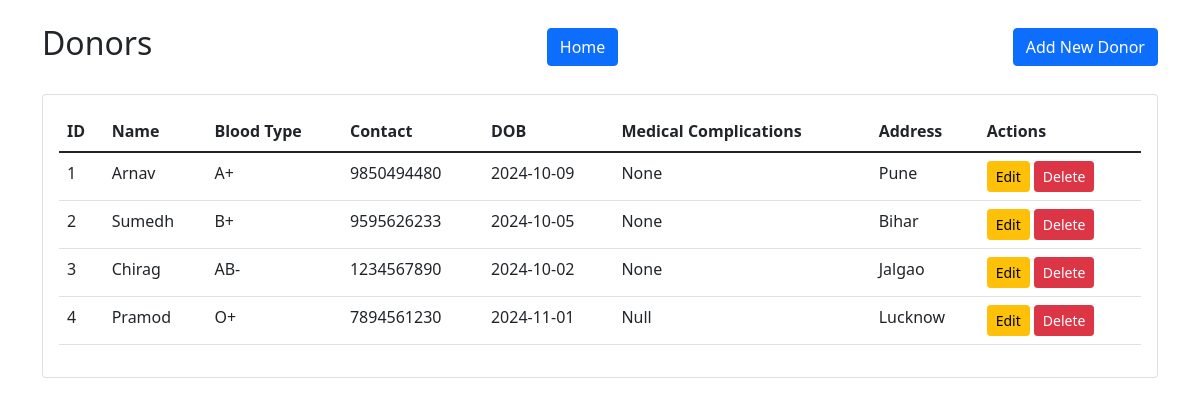
Page /donors on the earlier database version.
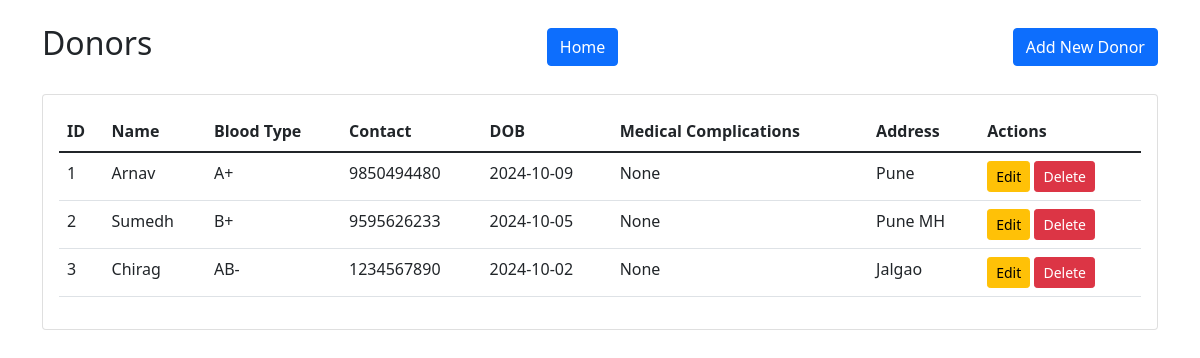
Same page on the later database version.
### models.py (models this page shows)
class Donor(Base):
    __tablename__ = 'donors'
    donor_id = Column(Integer, primary_key=True, autoincrement=True)
    name = Column(String(100), nullable=False)
    date_of_birth = Column(Date, nullable=False)
    blood_type = Column(String(3), nullable=False)
    contact_number = Column(String(15), nullable=False)
    address = Column(String(255))
    medical_complications = Column(Text)
    created_at = Column(DateTime, default=func.now())
    updated_at = Column(DateTime, default=func.now(), onupdate=func.now())
    donations = relationship("Donation", back_populates="donor")
    __table_args__ = (
        CheckConstraint(
            blood_type.in_([bt.value for bt in BloodType]),
            name='valid_blood_type'
        ),
    )

### app.py (the view)
@app.route('/donors')
def donors():
    donors = system.session.query(Donor).all()
    return render_template('donors/index.html', donors=donors)

### templates/donors/index.html
{% extends "base.html" %}
{% block content %}
<div class="d-flex justify-content-between align-items-center mb-4">
    <h2>Donors</h2>
    <a href="{{ url_for('index') }}" class="btn btn-primary">Home</a>
    <a href="{{ url_for('new_donor') }}" class="btn btn-primary">Add New Donor</a>
</div>
<div class="card">
    <div class="card-body">
        <table class="table">
            <thead>
                <tr>
                    <th>ID</th>
                    <th>Name</th>
                    <th>Blood Type</th>
                    <th>Contact</th>
                    <th>DOB</th>
                    <th>Medical Complications</th>
                    <th>Address</th>
                    <th>Actions</th>
                </tr>
            </thead>
            <tbody>
                {% for donor in donors %}
                <tr>
                    <td>{{ donor.donor_id }}</td>
                    <td>{{ donor.name }}</td>
                    <td>{{ donor.blood_type }}</td>
                    <td>{{ donor.contact_number }}</td>
                    <td>{{ donor.date_of_birth.strftime('%Y-%m-%d') }}</td>
                    <td>{{ donor.medical_complications }}</td>
                    <td>{{ donor.address }}</td>
                    <td>
                        <a href="{{ url_for('edit_donor', donor_id=donor.donor_id) }}"
                           class="btn btn-sm btn-warning">Edit</a>
                        <form action="{{ url_for('delete_donor', donor_id=donor.donor_id) }}"
                              method="POST"
                              style="display: inline;">
                            <button type="submit"
                                    class="btn btn-sm btn-danger"
                                    onclick="return confirm('Are you sure you want to delete this donor?')">
                                Delete
                            </button>
                        </form>
                    </td>
                </tr>
                {% endfor %}
            </tbody>
        </table>
    </div>
</div>
{% endblock %}

### templates/base.html (shortened to what this page needs)
<!DOCTYPE html>
<html lang="en">
<head>
    <link href="https://cdn.jsdelivr.net/npm/bootstrap@5.1.3/dist/css/bootstrap.min.css" rel="stylesheet">
    <link href="https://cdn.jsdelivr.net/npm/bootstrap-icons@1.8.1/font/bootstrap-icons.css" rel="stylesheet">
</head>
<body>
    <div class="container mt-4">
        {% block content %}{% endblock %}
    </div>
</body>
</html>

Differences in the rows shown:
removed Donor: donor_id "4", name "Pramod", blood_type "O+", contact_number "7894561230", date_of_birth "2024-11-01", medical_complications "Null", address "Lucknow"
changed Donor "Sumedh": address "Bihar" → "Pune MH"
